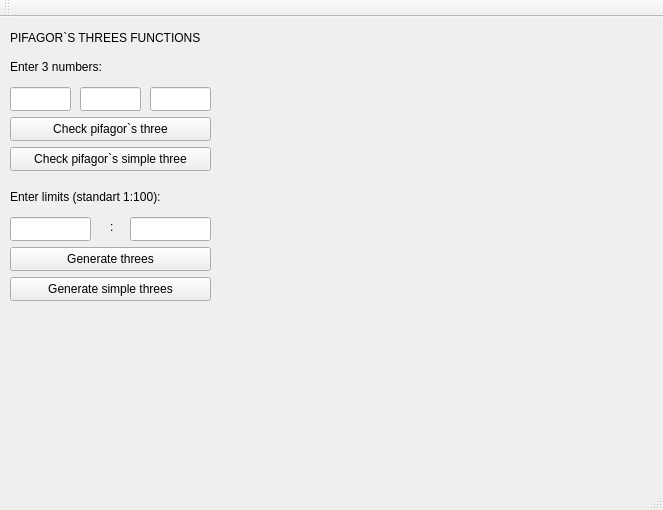
<?xml version="1.0" encoding="UTF-8"?>
<ui version="4.0">
 <class>MainWindow</class>
 <widget class="QMainWindow" name="MainWindow">
  <property name="geometry">
   <rect>
    <x>0</x>
    <y>0</y>
    <width>663</width>
    <height>510</height>
   </rect>
  </property>
  <property name="windowTitle">
   <string>MainWindow</string>
  </property>
  <widget class="QWidget" name="centralWidget">
   <widget class="QLabel" name="label">
    <property name="geometry">
     <rect>
      <x>10</x>
      <y>10</y>
      <width>211</width>
      <height>21</height>
     </rect>
    </property>
    <property name="styleSheet">
     <string notr="true"/>
    </property>
    <property name="text">
     <string>PIFAGOR`S THREES FUNCTIONS</string>
    </property>
   </widget>
   <widget class="QLineEdit" name="lineEdit">
    <property name="geometry">
     <rect>
      <x>10</x>
      <y>70</y>
      <width>61</width>
      <height>24</height>
     </rect>
    </property>
    <property name="styleSheet">
     <string notr="true">color: black;</string>
    </property>
   </widget>
   <widget class="QLineEdit" name="lineEdit_2">
    <property name="geometry">
     <rect>
      <x>80</x>
      <y>70</y>
      <width>61</width>
      <height>24</height>
     </rect>
    </property>
    <property name="styleSheet">
     <string notr="true">color: black;</string>
    </property>
   </widget>
   <widget class="QLineEdit" name="lineEdit_3">
    <property name="geometry">
     <rect>
      <x>150</x>
      <y>70</y>
      <width>61</width>
      <height>24</height>
     </rect>
    </property>
    <property name="styleSheet">
     <string notr="true">color: black;</string>
    </property>
   </widget>
   <widget class="QLabel" name="label_2">
    <property name="geometry">
     <rect>
      <x>10</x>
      <y>40</y>
      <width>171</width>
      <height>20</height>
     </rect>
    </property>
    <property name="text">
     <string>Enter 3 numbers:</string>
    </property>
   </widget>
   <widget class="QPushButton" name="pushButton">
    <property name="geometry">
     <rect>
      <x>10</x>
      <y>100</y>
      <width>201</width>
      <height>24</height>
     </rect>
    </property>
    <property name="text">
     <string>Check pifagor`s three</string>
    </property>
   </widget>
   <widget class="QPushButton" name="pushButton_2">
    <property name="geometry">
     <rect>
      <x>10</x>
      <y>130</y>
      <width>201</width>
      <height>24</height>
     </rect>
    </property>
    <property name="text">
     <string>Check pifagor`s simple three</string>
    </property>
   </widget>
   <widget class="QLabel" name="label_3">
    <property name="geometry">
     <rect>
      <x>10</x>
      <y>170</y>
      <width>201</width>
      <height>20</height>
     </rect>
    </property>
    <property name="text">
     <string>Enter limits (standart 1:100):</string>
    </property>
   </widget>
   <widget class="QLineEdit" name="lineEdit_4">
    <property name="geometry">
     <rect>
      <x>10</x>
      <y>200</y>
      <width>81</width>
      <height>24</height>
     </rect>
    </property>
    <property name="styleSheet">
     <string notr="true">color: black;</string>
    </property>
   </widget>
   <widget class="QLineEdit" name="lineEdit_5">
    <property name="geometry">
     <rect>
      <x>130</x>
      <y>200</y>
      <width>81</width>
      <height>24</height>
     </rect>
    </property>
    <property name="styleSheet">
     <string notr="true">color: black;</string>
    </property>
   </widget>
   <widget class="QLabel" name="label_4">
    <property name="geometry">
     <rect>
      <x>110</x>
      <y>200</y>
      <width>16</width>
      <height>20</height>
     </rect>
    </property>
    <property name="text">
     <string>:</string>
    </property>
   </widget>
   <widget class="QPushButton" name="pushButton_3">
    <property name="geometry">
     <rect>
      <x>10</x>
      <y>230</y>
      <width>201</width>
      <height>24</height>
     </rect>
    </property>
    <property name="text">
     <string>Generate threes</string>
    </property>
   </widget>
   <widget class="QPushButton" name="pushButton_4">
    <property name="geometry">
     <rect>
      <x>10</x>
      <y>260</y>
      <width>201</width>
      <height>24</height>
     </rect>
    </property>
    <property name="text">
     <string>Generate simple threes</string>
    </property>
   </widget>
  </widget>
  <widget class="QMenuBar" name="menuBar">
   <property name="geometry">
    <rect>
     <x>0</x>
     <y>0</y>
     <width>663</width>
     <height>22</height>
    </rect>
   </property>
  </widget>
  <widget class="QToolBar" name="mainToolBar">
   <attribute name="toolBarArea">
    <enum>TopToolBarArea</enum>
   </attribute>
   <attribute name="toolBarBreak">
    <bool>false</bool>
   </attribute>
  </widget>
  <widget class="QStatusBar" name="statusBar"/>
 </widget>
 <layoutdefault spacing="6" margin="11"/>
 <resources/>
 <connections/>
</ui>
